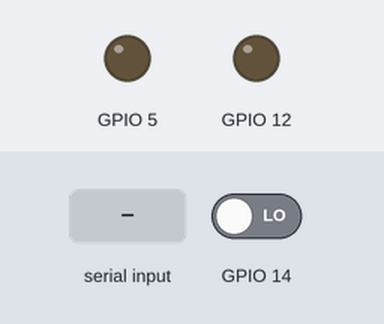
The program below on a simulated ESP32. On the bench: output pins drawn as LEDs (lit = HIGH). The test bench sets the inputs (shaded band); at power-on: GPIO 14 LOW. What the program prints to the serial monitor is not drawn.

Above: at 1.2 s.
1.3 s: "1\n" received over Serial
At 2.3 s:
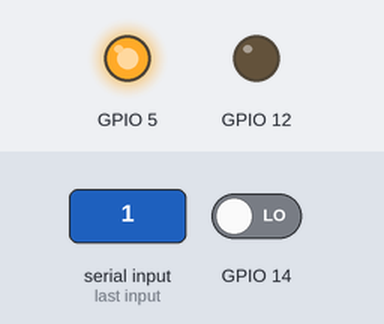
2.8 s: "3\n" received over Serial
At 3.5 s:
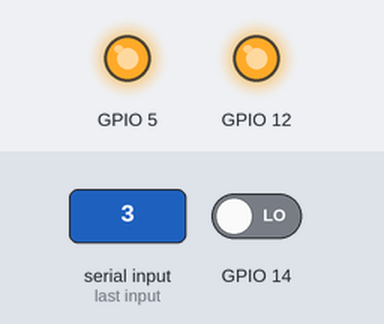
4.3 s: "2\n" received over Serial
At 4.7 s:
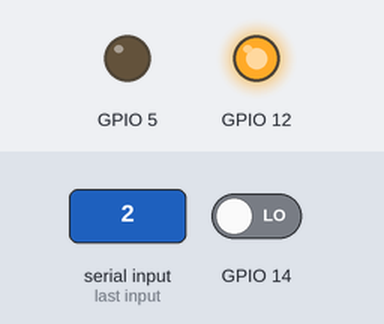
5.8 s: "4\n" received over Serial
At 7.1 s:
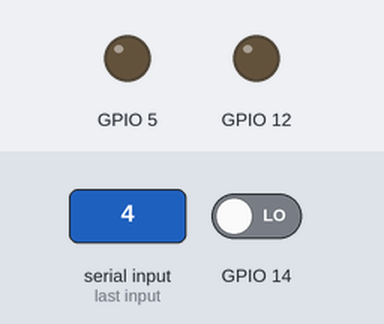
Timing chart, 0 to 8.3 s (numbered marks = the images above; inputs shaded):
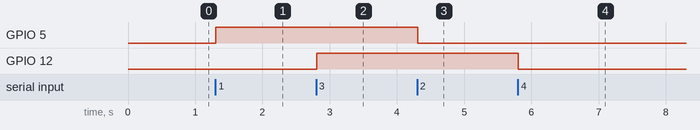

The program:

main.cpp
```cpp
#include <Arduino.h>
#include <EEPROM.h>


void setup() {
  //borrar los sectores a utilizar
  Serial.begin(115200);

  // for (int i = 1; i < 20; ++i) {
  //   pinMode(i, OUTPUT);

  // }
  pinMode(5, OUTPUT);
  pinMode(12, OUTPUT);
  pinMode(14, INPUT);
  digitalWrite(5, LOW);
}


void loop() {
   if(Serial.available() > 1) {
     int val = Serial.parseInt();
      if (val == 1) digitalWrite(5, HIGH);
      else if (val == 2) digitalWrite(5, LOW);
      else if (val == 3) digitalWrite(12, HIGH);
      else if (val == 4) digitalWrite(12, LOW);
     //digitalWrite(val, HIGH);
  }
  Serial.println(digitalRead(14));
  delay(100);


}
```

Measured:
- after the input at 1.3 s, GPIO 5: LOW → HIGH at once
- after the input at 2.8 s, GPIO 12: LOW → HIGH at once
- after the input at 4.3 s, GPIO 5: HIGH → LOW at once
- after the input at 5.8 s, GPIO 12: HIGH → LOW at once
